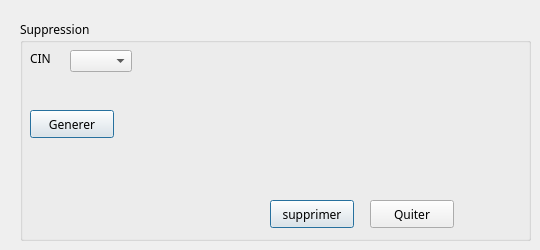
      <widget class="QWidget" name="Tab_2">
       <attribute name="title">
        <string>Supprimer</string>
       </attribute>
       <widget class="QGroupBox" name="groupBox_3">
        <property name="geometry">
         <rect>
          <x>20</x>
          <y>20</y>
          <width>511</width>
          <height>221</height>
         </rect>
        </property>
        <property name="font">
         <font>
          <family>MS Reference Sans Serif</family>
          <weight>50</weight>
          <bold>false</bold>
         </font>
        </property>
        <property name="title">
         <string>Suppression</string>
        </property>
        <widget class="QPushButton" name="supprimer">
         <property name="geometry">
          <rect>
           <x>250</x>
           <y>180</y>
           <width>84</width>
           <height>28</height>
          </rect>
         </property>
         <property name="font">
          <font>
           <family>MS Reference Sans Serif</family>
          </font>
         </property>
         <property name="styleSheet">
          <string notr="true">QPushButton::hover
{
	background-color: qlineargradient(spread:pad, x1:0, y1:0.511, x2:1, y2:0.511, stop:0 rgba(0, 207, 179, 255),stop:1 rgb(108, 135, 255));

}</string>
         </property>
         <property name="text">
          <string>supprimer</string>
         </property>
         <property name="default">
          <bool>true</bool>
         </property>
        </widget>
        <widget class="QLabel" name="label_43">
         <property name="geometry">
          <rect>
           <x>10</x>
           <y>30</y>
           <width>21</width>
           <height>16</height>
          </rect>
         </property>
         <property name="text">
          <string>CIN</string>
         </property>
        </widget>
        <widget class="QPushButton" name="quitter_supprimer">
         <property name="geometry">
          <rect>
           <x>350</x>
           <y>180</y>
           <width>84</width>
           <height>28</height>
          </rect>
         </property>
         <property name="font">
          <font>
           <family>MS Reference Sans Serif</family>
          </font>
         </property>
         <property name="contextMenuPolicy">
          <enum>Qt::NoContextMenu</enum>
         </property>
         <property name="styleSheet">
          <string notr="true">QPushButton::hover
{
	background-color: qlineargradient(spread:pad, x1:0, y1:0.511, x2:1, y2:0.511, stop:0 rgba(0, 207, 179, 255),stop:1 rgb(108, 135, 255));

}</string>
         </property>
         <property name="text">
          <string>Quiter</string>
         </property>
         <property name="autoDefault">
          <bool>false</bool>
         </property>
         <property name="default">
          <bool>false</bool>
         </property>
         <property name="flat">
          <bool>false</bool>
         </property>
        </widget>
        <widget class="QComboBox" name="comboBox">
         <property name="geometry">
          <rect>
           <x>50</x>
           <y>30</y>
           <width>62</width>
           <height>22</height>
          </rect>
         </property>
        </widget>
        <widget class="QPushButton" name="generer">
         <property name="geometry">
          <rect>
           <x>10</x>
           <y>90</y>
           <width>84</width>
           <height>28</height>
          </rect>
         </property>
         <property name="font">
          <font>
           <family>MS Reference Sans Serif</family>
          </font>
         </property>
         <property name="styleSheet">
          <string notr="true">QPushButton::hover
{
	background-color: qlineargradient(spread:pad, x1:0, y1:0.511, x2:1, y2:0.511, stop:0 rgba(0, 207, 179, 255),stop:1 rgb(108, 135, 255));

}</string>
         </property>
         <property name="text">
          <string>Generer</string>
         </property>
         <property name="default">
          <bool>true</bool>
         </property>
        </widget>
       </widget>
      </widget>
